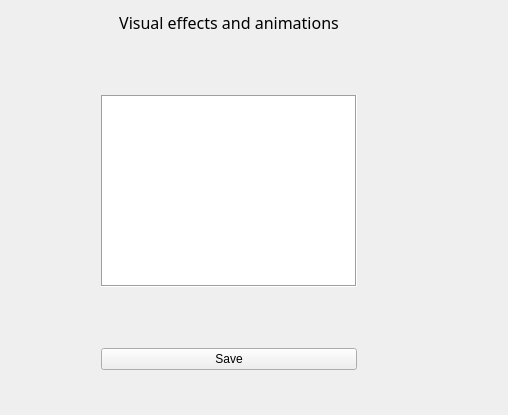
<?xml version="1.0" encoding="UTF-8"?>
<ui version="4.0">
 <class>deepin_kwin_settings</class>
 <widget class="QMainWindow" name="deepin_kwin_settings">
  <property name="geometry">
   <rect>
    <x>0</x>
    <y>0</y>
    <width>508</width>
    <height>415</height>
   </rect>
  </property>
  <property name="windowTitle">
   <string>deepin_kwin_settings</string>
  </property>
  <widget class="QWidget" name="centralWidget">
   <widget class="QWidget" name="gridLayoutWidget">
    <property name="geometry">
     <rect>
      <x>10</x>
      <y>0</y>
      <width>431</width>
      <height>381</height>
     </rect>
    </property>
    <layout class="QGridLayout" name="gridLayout">
     <item row="0" column="1">
      <layout class="QFormLayout" name="formLayout">
       <item row="0" column="1">
        <widget class="QLabel" name="label">
         <property name="font">
          <font>
           <family>Noto Sans</family>
           <pointsize>12</pointsize>
          </font>
         </property>
         <property name="text">
          <string>&lt;html&gt;&lt;head/&gt;&lt;body&gt;&lt;p align=&quot;center&quot;&gt;&lt;span style=&quot; font-size:12pt;&quot;&gt;Visual effects and animations&lt;/span&gt;&lt;/p&gt;&lt;/body&gt;&lt;/html&gt;</string>
         </property>
        </widget>
       </item>
       <item row="2" column="1">
        <spacer name="verticalSpacer">
         <property name="orientation">
          <enum>Qt::Vertical</enum>
         </property>
         <property name="sizeHint" stdset="0">
          <size>
           <width>20</width>
           <height>40</height>
          </size>
         </property>
        </spacer>
       </item>
       <item row="3" column="1">
        <widget class="QListWidget" name="listWidget">
         <property name="frameShape">
          <enum>QFrame::Box</enum>
         </property>
        </widget>
       </item>
       <item row="4" column="1">
        <spacer name="verticalSpacer_2">
         <property name="orientation">
          <enum>Qt::Vertical</enum>
         </property>
         <property name="sizeHint" stdset="0">
          <size>
           <width>20</width>
           <height>40</height>
          </size>
         </property>
        </spacer>
       </item>
       <item row="5" column="1">
        <widget class="QPushButton" name="pushButton">
         <property name="text">
          <string>Save</string>
         </property>
        </widget>
       </item>
      </layout>
     </item>
     <item row="0" column="2">
      <spacer name="horizontalSpacer_2">
       <property name="orientation">
        <enum>Qt::Horizontal</enum>
       </property>
       <property name="sizeHint" stdset="0">
        <size>
         <width>40</width>
         <height>20</height>
        </size>
       </property>
      </spacer>
     </item>
     <item row="0" column="0">
      <spacer name="horizontalSpacer">
       <property name="orientation">
        <enum>Qt::Horizontal</enum>
       </property>
       <property name="sizeHint" stdset="0">
        <size>
         <width>40</width>
         <height>20</height>
        </size>
       </property>
      </spacer>
     </item>
    </layout>
   </widget>
  </widget>
 </widget>
 <layoutdefault spacing="6" margin="11"/>
 <resources/>
 <connections/>
</ui>
